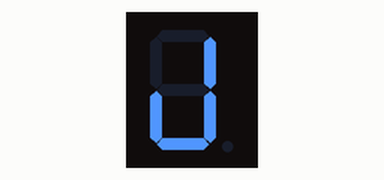
Bench run of a sketch on a simulated Arduino Uno, built with avr-gcc and run on an emulated ATmega328P. On the bench: 1-digit seven-segment display. Wiring (inferred from the names in the program): 1-digit 7-segment display, segments lit when HIGH: segments pin 8, pin 7, pin 5, pin 3, pin 2, pin 10, pin 11, pin 6. The segment pins are drawn as the display they are named for.

Above: at 0.1 s.
At 1.6 s:
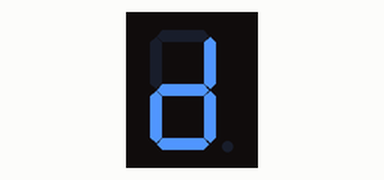
At 3.6 s:
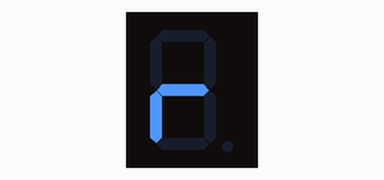
At 5.6 s:
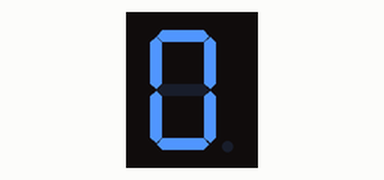
At 7.1 s:
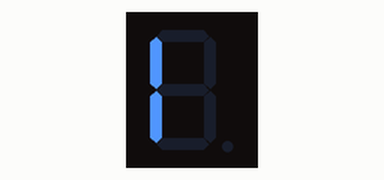

The sketch:

Exercici_001.ino
```cpp
/****************************************************************
**                                                             **
**                            TÍTOL:                           **
**                  Nom represenatiu del programa              **
**                                                             **
** NOM: Nom de l'Alumne                       DATA: xx/xx/20xx **
****************************************************************/
//************************** INCLUDE ****************************


//************************* VARIABLES ***************************

const int segA = 8;
const int segB = 7;
const int segC = 5;
const int segD = 3;
const int segE = 2;
const int segF = 10;
const int segG = 11;
const int segDP = 6;

//*************************** SETUP *****************************

void setup()
{
  pinMode(segA, OUTPUT);
  pinMode(segB, OUTPUT);
  pinMode(segC, OUTPUT);
  pinMode(segD, OUTPUT);
  pinMode(segE, OUTPUT);
  pinMode(segF, OUTPUT);
  pinMode(segG, OUTPUT);
  pinMode(segDP, OUTPUT);

  for(int i = 0; i <= 2; i++)
  {
    digitalWrite(segB, HIGH);
    digitalWrite(segC, HIGH);
    digitalWrite(segD, HIGH);
    digitalWrite(segE, HIGH);
    delay(500);
    digitalWrite(segA, HIGH);
    digitalWrite(segF, HIGH);
    delay(500);
    digitalWrite(segA, LOW);
    digitalWrite(segB, LOW);
    digitalWrite(segC, LOW);
    digitalWrite(segD, LOW);
    digitalWrite(segF, LOW);
    digitalWrite(segE, HIGH);
    digitalWrite(segG, HIGH);
    delay(500);
    digitalWrite(segB, HIGH);
    digitalWrite(segC, HIGH);
    digitalWrite(segD, HIGH);
    digitalWrite(segE, HIGH);
    delay(500);
    digitalWrite(segB, LOW);
    digitalWrite(segC, LOW);
    digitalWrite(segD, LOW);
    digitalWrite(segG, LOW);
    digitalWrite(segF, HIGH);
    delay(500);
    digitalWrite(segE, LOW);
    digitalWrite(segF, LOW);
  }
}

//*************************** LOOP ******************************
void loop() {
  // put your main code here, to run repeatedly:

}

//************************* FUNCIONS ****************************
```

Measured:
- what the display in image 1 shows lasts 0.5 s, from 1.5 s to 2.0 s
